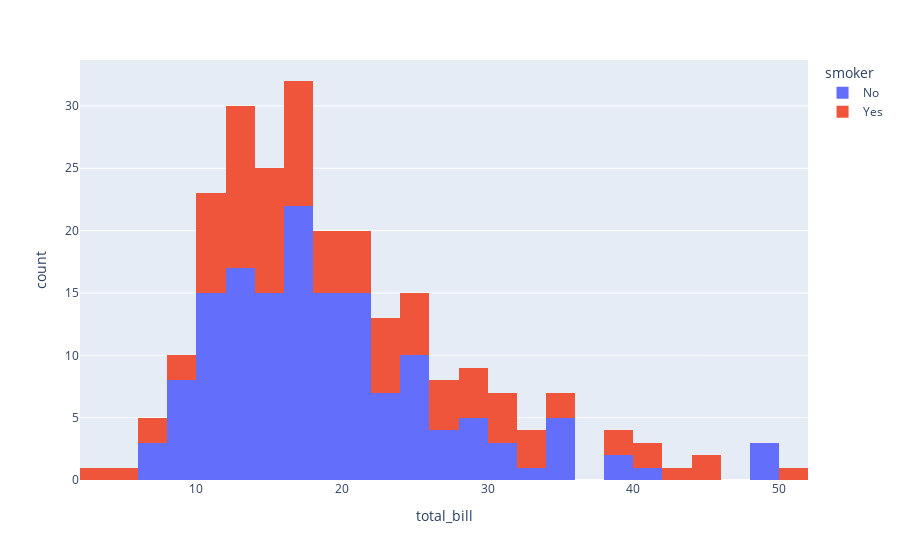

Write notebook code for a chart like this one.
### Markdown cell above
## Histogram plot

### Code cell
px.histogram(tips,'total_bill',color='smoker')

### Figure 1 — Plotly figure (JSON) as saved in the notebook; plotly's stock layout.template omitted (floating-point values rounded to 4 significant figures; data arrays with more than 128 entries replaced by an {"elided": "..."} marker saying what was removed)
{"data": [{"alignmentgroup": "True", "bingroup": "x", "hovertemplate": "smoker=No<br>total_bill=%{x}<br>count=%{y}<extra></extra>", "legendgroup": "No", "marker": {"color": "#636efa", "pattern": {"shape": ""}}, "name": "No", "offsetgroup": "No", "orientation": "v", "showlegend": true, "type": "histogram", "x": {"elided": "151 float values"}, "xaxis": "x", "yaxis": "y"}, {"alignmentgroup": "True", "bingroup": "x", "hovertemplate": "smoker=Yes<br>total_bill=%{x}<br>count=%{y}<extra></extra>", "legendgroup": "Yes", "marker": {"color": "#EF553B", "pattern": {"shape": ""}}, "name": "Yes", "offsetgroup": "Yes", "orientation": "v", "showlegend": true, "type": "histogram", "x": [38.01, 11.24, 20.29, 13.81, 11.02, 18.29, 3.07, 15.01, 26.86, 25.28, 17.92, 19.44, 32.68, 28.97, 5.75, 16.32, 40.17, 27.28, 12.03, 21.01, 11.35, 15.38, 44.3, 22.42, 15.36, 20.49, 25.21, 14.31, 16, 17.51, 10.59, 10.63, 50.81, 15.81, 7.25, 31.85, 16.82, 32.9, 17.89, 14.48, 9.6, 34.63, 34.65, 23.33, 45.35, 23.17, 40.55, 20.9, 30.46, 18.15, 23.1, 15.69, 19.81, 28.44, 15.48, 16.58, 10.34, 43.11, 13, 13.51, 18.71, 12.74, 13, 16.4, 20.53, 16.47, 26.59, 38.73, 24.27, 12.76, 30.06, 25.89, 13.27, 28.17, 12.9, 28.15, 11.59, 7.74, 30.14, 12.16, 13.42, 8.58, 13.42, 16.27, 10.09, 22.12, 24.01, 15.69, 15.53, 12.6, 32.83, 27.18, 22.67], "xaxis": "x", "yaxis": "y"}], "layout": {"barmode": "relative", "legend": {"title": {"text": "smoker"}, "tracegroupgap": 0}, "margin": {"t": 60}, "xaxis": {"anchor": "y", "domain": [0, 1], "title": {"text": "total_bill"}}, "yaxis": {"anchor": "x", "domain": [0, 1], "title": {"text": "count"}}}}
